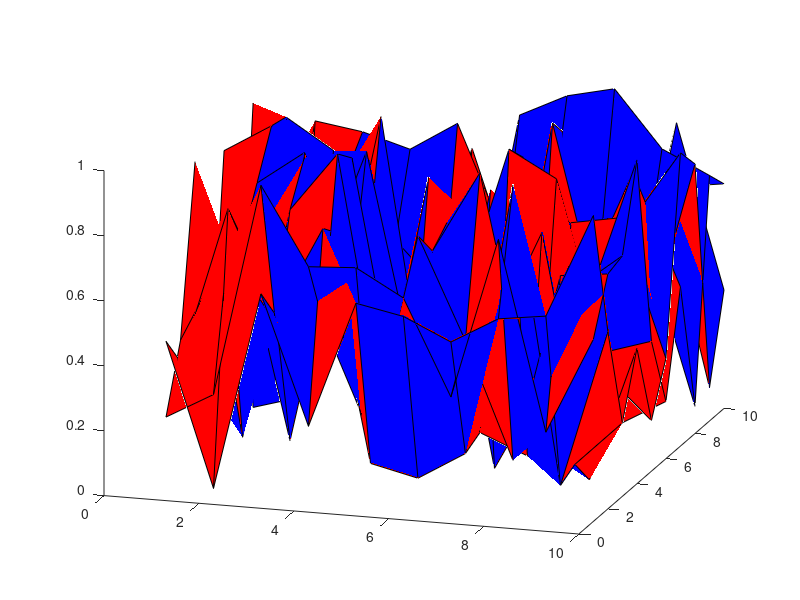

MATLAB code for this plot:
figure;hold on
[xx yy] = meshgrid(1:10);
colormap([1 0 0;0 0 1]) %red and blue
surf(xx,yy,rand(10)); %first color (red)
surf(xx,yy,rand(10)); %second color(blue)
view(17,22)